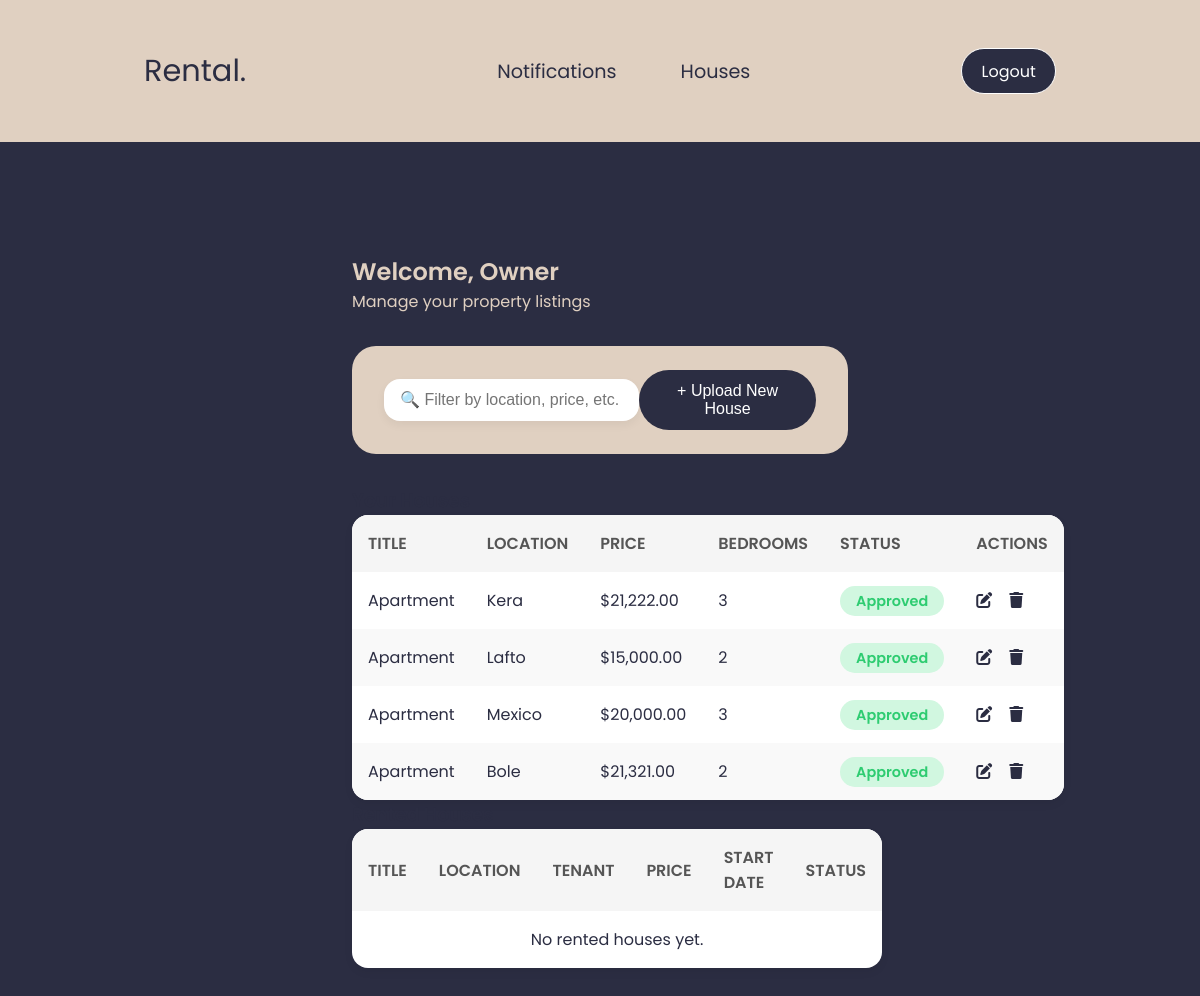
The page /owner/dashboard.php (signed in) on the database as committed earlier.
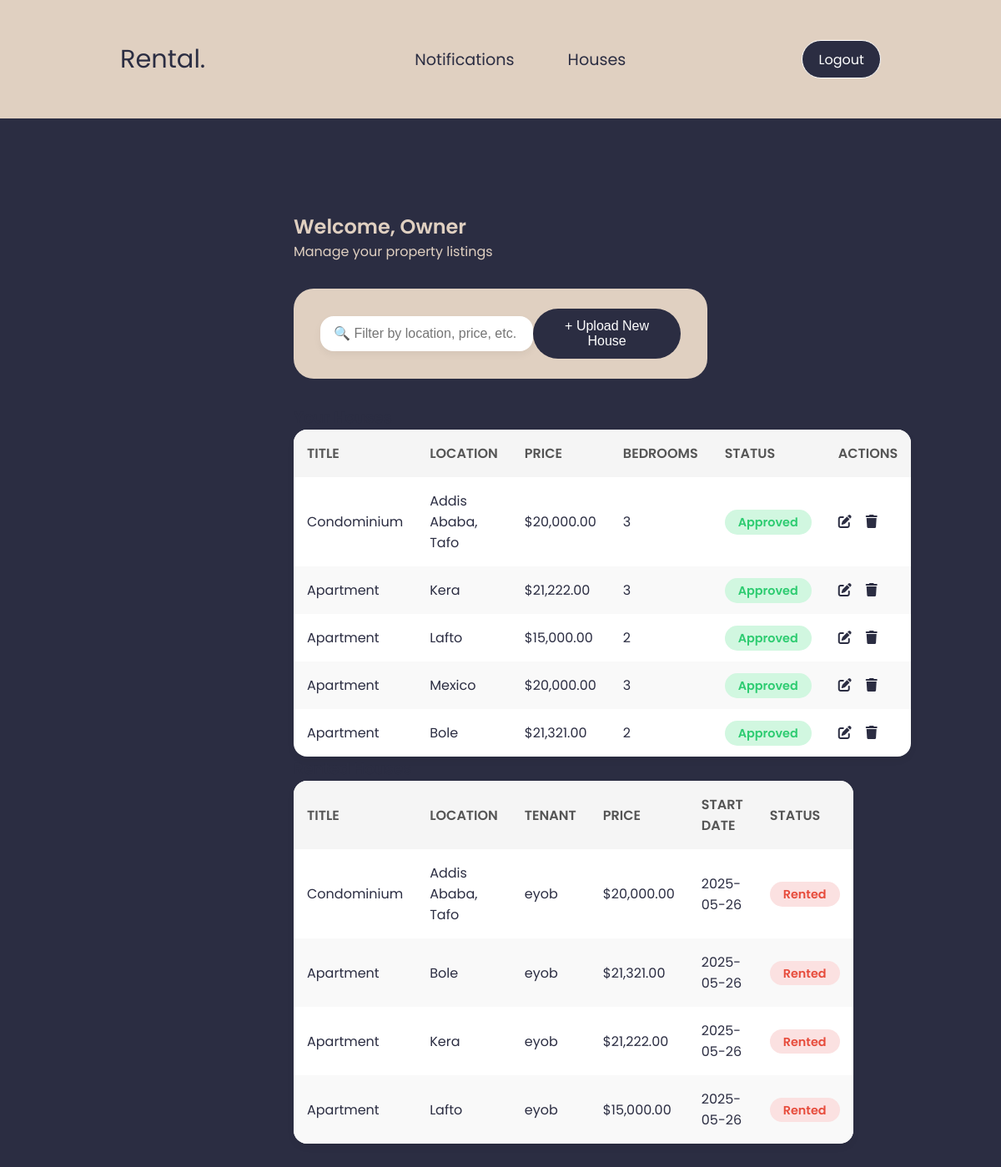
The same page on the database as committed later.
### tables this page shows
CREATE TABLE `houses` (
  `id` int(11) NOT NULL,
  `owner_id` int(11) NOT NULL,
  `title` varchar(255) NOT NULL,
  `location` varchar(255) DEFAULT NULL,
  `bedrooms` int(11) DEFAULT 0,
  `bathrooms` int(11) DEFAULT 0,
  `area` float DEFAULT 0,
  `description` text DEFAULT NULL,
  `price` decimal(10,2) NOT NULL,
  `status` enum('pending','approved','declined','rented') DEFAULT 'pending',
  `image_path` varchar(255) DEFAULT NULL,
  `created_at` timestamp NOT NULL DEFAULT current_timestamp(),
  `property_manager_id` int(11) DEFAULT NULL,
  `is_rented` tinyint(1) DEFAULT 0
);

CREATE TABLE `transactions` (
  `id` int(11) NOT NULL,
  `tenant_id` int(11) NOT NULL,
  `house_id` int(11) NOT NULL,
  `amount` decimal(10,2) NOT NULL,
  `fee` decimal(10,2) NOT NULL,
  `total` decimal(10,2) NOT NULL,
  `payment_date` timestamp NOT NULL DEFAULT current_timestamp(),
  `status` varchar(50) NOT NULL,
  `file_path` varchar(255) NOT NULL
);

CREATE TABLE `users` (
  `id` int(11) NOT NULL,
  `name` varchar(100) NOT NULL,
  `email` varchar(100) NOT NULL,
  `password` varchar(255) NOT NULL,
  `role` enum('admin','tenant','owner','property_manager','government') NOT NULL,
  `status` enum('active','inactive','deleted') DEFAULT 'active',
  `created_at` timestamp NOT NULL DEFAULT current_timestamp()
);

### owner/dashboard.php (the view, shortened to what this page needs)
<?php
require_once '../config/db.php';
$user_id = $_SESSION['user_id'];
try {
    $stmt = $pdo->prepare("SELECT * FROM houses WHERE owner_id = ? ORDER BY created_at DESC");
    $stmt->execute([$user_id]);
    $houses = $stmt->fetchAll(PDO::FETCH_ASSOC);
$stmt = $pdo->prepare("
    SELECT
        h.title, h.location, h.price,
        u.name AS tenant_name,
        t.payment_date AS start_date
    FROM houses h
    INNER JOIN transactions t ON h.id = t.house_id
    INNER JOIN users u ON t.tenant_id = u.id
    WHERE h.owner_id = ? AND t.status = 'verified'
    ORDER BY t.payment_date DESC
");
$stmt->execute([$user_id]);
$rentedHouses = $stmt->fetchAll(PDO::FETCH_ASSOC);
} catch (PDOException $e) {
    die("Database error: " . $e->getMessage());
}
?>
<!DOCTYPE html>
<html lang="en">
<head>
  <link rel="stylesheet" href="../assets/style1.css" />
  <link rel="stylesheet" href="../assets/fonts/all.css">
</head>
<body>
<div class="prop_con">
<div class="navbar prop_nav">
  <p>Rental.</p>
   <ul>
            <li><a href="notifications.php">Notifications</a></li>
            <li><a href="dashboard.php">Houses</a></li>
        </ul>
  <button><a href="../auth/logout.php">Logout</a></button>
</div>
<div class="container">
  <h2>Welcome, Owner</h2>
  <p>Manage your property listings</p>
  <div class="top-bar">
    <input type="text" id="filterInput" placeholder="🔍 Filter by location, price, etc.">
    <button class="btn" id="openFormBtn">+ Upload New House</button>
  </div>
  <h3>Your Houses</h3>
  <table class="user-table" id="uploadedTable">
    <thead>
      <tr>
        <th>Title</th>
        <th>Location</th>
        <th>Price</th>
        <th>Bedrooms</th>
        <th>Status</th>
        <th>Actions</th>
      </tr>
    </thead>
    <tbody>
      <?php if (count($houses) === 0): ?>
        <tr><td colspan="6" style="text-align:center;">No houses uploaded yet.</td></tr>
      <?php else: ?>
        <?php foreach ($houses as $house): ?>
          <tr>
            <td><?= htmlspecialchars($house['title']) ?></td>
            <td><?= htmlspecialchars($house['location']) ?></td>
            <td>$<?= number_format($house['price'], 2) ?></td>
            <td><?= (int)$house['bedrooms'] ?></td>
            <td>
              <?php
                $statusClass = ($house['status'] === 'approved' || $house['status'] === 'available') ? 'active' : 'inactive';
              ?>
              <span class="status <?= $statusClass ?>"><?= htmlspecialchars(ucfirst($house['status'])) ?></span>
            </td>
            <td class="actions">
              <i class="fas fa-edit edit" title="Edit"></i>
              <i class="fas fa-trash delete" title="Delete"></i>
            </td>
          </tr>
        <?php endforeach; ?>
      <?php endif; ?>
    </tbody>
  </table>
  <h3>Rented Houses</h3>
  <table class="user-table" id="rentedTable">
    <thead>
      <tr>
        <th>Title</th>
        <th>Location</th>
        <th>Tenant</th>
        <th>Price</th>
        <th>Start Date</th>
        <th>Status</th>
      </tr>
    </thead>
    <tbody>
      <?php if (empty($rentedHouses)): ?>
        <tr><td colspan="6" style="text-align:center;">No rented houses yet.</td></tr>
      <?php else: ?>
        <?php foreach ($rentedHouses as $rented): ?>
          <tr>
            <td><?= htmlspecialchars($rented['title']) ?></td>
            <td><?= htmlspecialchars($rented['location']) ?></td>
            <td><?= htmlspecialchars($rented['tenant_name']) ?></td>
            <td>$<?= number_format($rented['price'], 2) ?></td>
            <td><?= date('Y-m-d', strtotime($rented['start_date'])) ?></td>
            <td><span class="status inactive">Rented</span></td>
          </tr>
        <?php endforeach; ?>
      <?php endif; ?>
    </tbody>
  </table>
</div>
</div>
</body>
</html>

### assets/style1.css (style rules this page uses)
* { margin: 0; }
:root { --primary-color: #2b2d42; --secondary-color: #b2b2b2; --tertiary-color: #e0d0c1; --text-color: #ffffff; }
.container { padding: 3rem 6rem; font-family: poppins; color: var(--primary-color); margin: 4rem 16rem 7rem 16rem; }
.container h2, p { color: var(--tertiary-color); }
.prop_con { height: 100vh; overflow-y: auto; background-color: var(--primary-color); }
.prop_nav { padding: 3rem 9rem; background-color: #e0d0c1; }
.prop_nav p, li a { color: var(--primary-color); }
.navbar { display: flex; justify-content: space-between; align-items: center; padding: 3rem 9rem; }
.navbar p { font-family: poppins; color: var(--primary-color); font-size: 1.9rem; }
.navbar ul { font-family: poppins; display: flex; gap: 4rem; font-size: 1.2rem; }
.navbar li, a { text-decoration: none; color: var(--text-color); list-style: none; transition: color 0.3s ease; }
.navbar button { background-color: var(--primary-color); font-family: poppins; padding: 0.6rem 1.2rem; border: 1px solid white; border-radius: 1.5rem; font-size: 1rem; transition: background 0.5s ease-in-out; }
.top-bar { display: flex; justify-content: space-between; align-items: center; background: var(--tertiary-color); padding: 1.5rem 2rem; border-radius: 1.5rem; margin-bottom: 2rem; margin-top: 2rem; backdrop-filter: blur(10px); }
.top-bar input { padding: 0.75rem 1rem; border-radius: 1rem; border: none; font-size: 1rem; width: 300px; box-shadow: 0 4px 10px rgba(0, 0, 0, 0.05); background: #fff; color: var(--primary-color); }
.btn { padding: 0.75rem 2rem; background: var(--primary-color); color: #fff; border: none; border-radius: 2rem; font-size: 1rem; cursor: pointer; transition: all 0.3s ease; }
.user-table { width: 100%; border-collapse: collapse; background: #fff; border-radius: 1rem; overflow: hidden; box-shadow: 0 4px 10px rgba(0, 0, 0, 0.05); }
.user-table th, .user-table td { padding: 1rem; text-align: left; }
.user-table th { background: #f5f5f5; color: #555; font-weight: 600; text-transform: uppercase; }
.user-table tbody tr:nth-child(even) { background: #f9f9f9; }
.user-table .status { padding: 0.3rem 1rem; border-radius: 1rem; font-weight: 600; font-size: 0.9rem; }
.status.active { background: #d1f7e0; color: #2ecc71; }
.status.inactive { background: #fbe1e1; color: #e74c3c; }
.actions i { margin-right: 0.8rem; cursor: pointer; color: var(--primary-color); transition: color 0.2s ease; }

Rows that differ between the two databases and show on the page:
added houses: title "Condominium", location "Addis Ababa, Tafo", price "20,000.00", bedrooms "3", status "Approved"
added transactions: house.title "Condominium", house.location "Addis Ababa, Tafo", tenant.name "eyob", house.price "20,000.00", payment_date "2025-05-26"
added transactions: house.title "Apartment", house.location "Bole", tenant.name "eyob", house.price "21,321.00", payment_date "2025-05-26"
added transactions: house.title "Apartment", house.location "Kera", tenant.name "eyob", house.price "21,222.00", payment_date "2025-05-26"
added transactions: house.title "Apartment", house.location "Lafto", tenant.name "eyob", house.price "15,000.00", payment_date "2025-05-26"
Other text that changed with them:
text no longer shown: "No rented houses yet."
